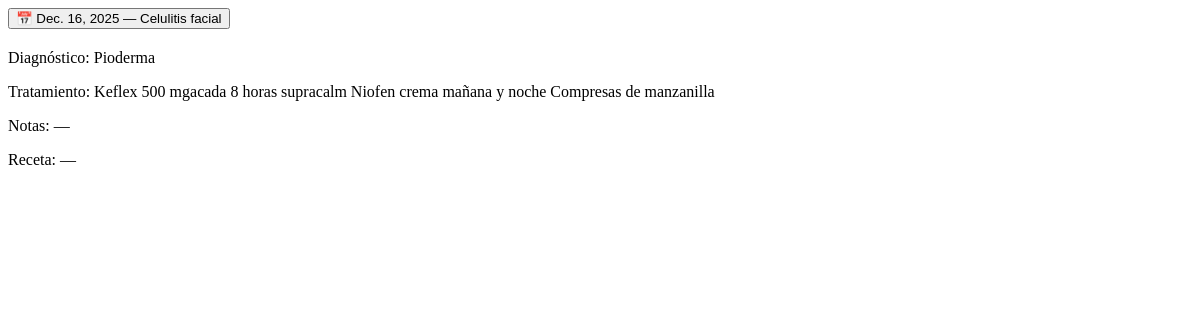
Page /clinica/paciente/4/ on the earlier database version.
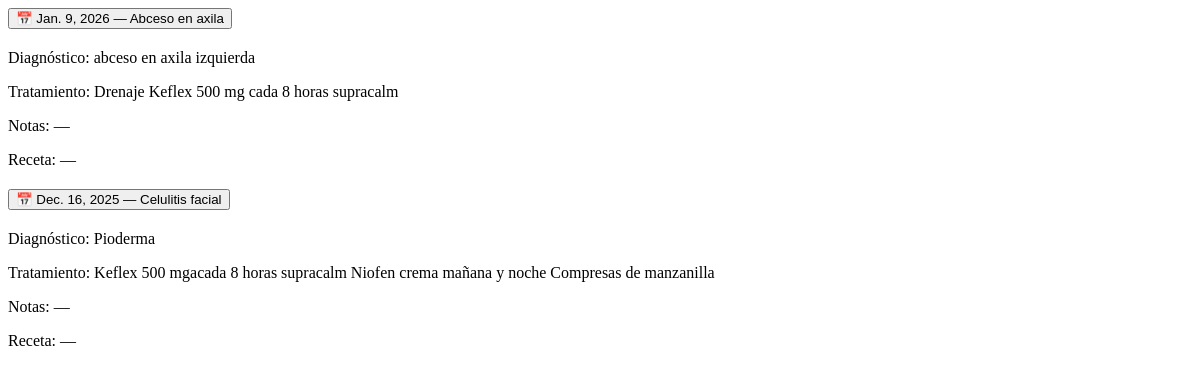
Same page on the later database version.
### clinica/models.py (models this page shows, shortened)
class Cita(models.Model):
    paciente = models.ForeignKey(Paciente, on_delete=models.CASCADE, related_name='citas')
    fecha = models.DateField(blank=True, null=True)
    hora = models.TimeField(blank=True, null=True)
    motivo = models.CharField(max_length=255, blank=True, null=True)
    estado = models.BooleanField(default=False, blank=True, null=True)  # False = programada, True = completada
    created_at = models.DateTimeField(auto_now_add=True)
    updated_at = models.DateTimeField(auto_now=True)

class RespuestaCita(models.Model):
    cita = models.OneToOneField(Cita, on_delete=models.CASCADE, related_name='respuesta')
    diagnostico = HTMLField(null=True, blank=True)
    tratamiento = models.TextField(blank=True, null=True)
    notas = models.TextField(blank=True, null=True)
    receta = models.TextField(blank=True, null=True)
    alergias_conocidas = models.CharField(max_length=255, blank=True, null=True)
    emfermedades_previas = models.CharField(max_length=255, blank=True, null=True)
    antecentes_quirurgicos = models.CharField(max_length=255, blank=True, null=True)
    antecedentes_familiares = models.CharField(max_length=255, blank=True, null=True)
    medicamentos_actuales = models.CharField(max_length=255, blank=True, null=True)
    habitos = models.CharField(max_length=255, blank=True, null=True)
    relato_clinico = models.TextField(blank=True, null=True)
    peso = models.CharField(max_length=50, blank=True, null=True)
    altura = models.CharField(max_length=50, blank=True, null=True)
    presion_arterial = models.CharField(max_length=50, blank=True, null=True)
    frecuencia_cardiaca = models.CharField(max_length=50, blank=True, null=True)
    frecuencia_respiratoria = models.CharField(max_length=50, blank=True, null=True)
    descripcion_examen_fisico = models.TextField(blank=True, null=True)
    created_at = models.DateTimeField(auto_now_add=True)
    updated_at = models.DateTimeField(auto_now=True)

### clinica/views.py (the view)
# urls.py: path('paciente/<int:paciente_id>/', views.detalle_paciente, name='detalle_paciente'),
def detalle_paciente(request, paciente_id):
    paciente = get_object_or_404(Paciente, id=paciente_id)
    citas_anteriores = paciente.citas.all().order_by('-fecha', '-hora')
    return render(request, "clinica/detalle_paciente.html", {
        "paciente": paciente,
        "citas_anteriores": citas_anteriores,
    })

### templates/clinica/detalle_paciente.html (shortened to what this page needs)
{% if citas_anteriores %}
    <div class="accordion mt-3" id="acordeonCitas">
        {% for c in citas_anteriores %}
            <div class="accordion-item">
                <h2 class="accordion-header">
                    <button class="accordion-button collapsed" type="button"
                            data-bs-toggle="collapse"
                            data-bs-target="#cita{{ c.id }}">
                        📅 {{ c.fecha }} — {{ c.motivo|default:"Sin motivo" }}
                    </button>
                </h2>
                <div id="cita{{ c.id }}" class="accordion-collapse collapse">
                    <div class="accordion-body">
                        {% if c.respuesta %}
                            <p>Diagnóstico: {{ c.respuesta.diagnostico|default:"—" }}</p>
                            <p>Tratamiento: {{ c.respuesta.tratamiento|default:"—" }}</p>
                            <p>Notas: {{ c.respuesta.notas|default:"—" }}</p>
                            <p class="d-none">Receta: {{ c.respuesta.receta|default:"—" }}</p>
                        {% else %}
                            <p class="text-muted">No hubo respuesta para esta cita.</p>
                        {% endif %}
                    </div>
                </div>
            </div>
        {% endfor %}
    </div>
{% else %}
    <p class="text-muted mt-3">No existen citas anteriores.</p>
{% endif %}

Differences in the rows shown:
added Cita: fecha "Jan. 9, 2026", motivo "Abceso en axila", respuesta.diagnostico "abceso en axila izquierda", respuesta.tratamiento "Drenaje Keflex 500 mg cada 8 horas supracalm", respuesta.notas "—", respuesta.receta "—"
